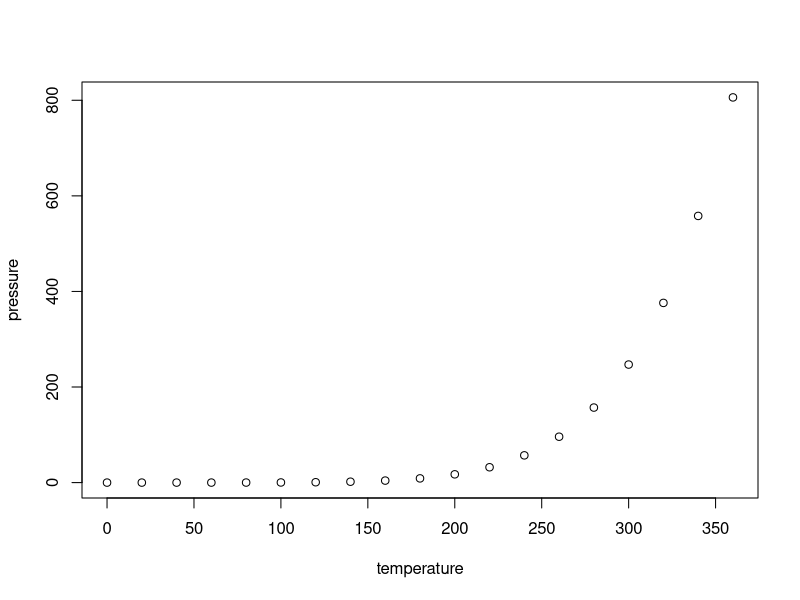
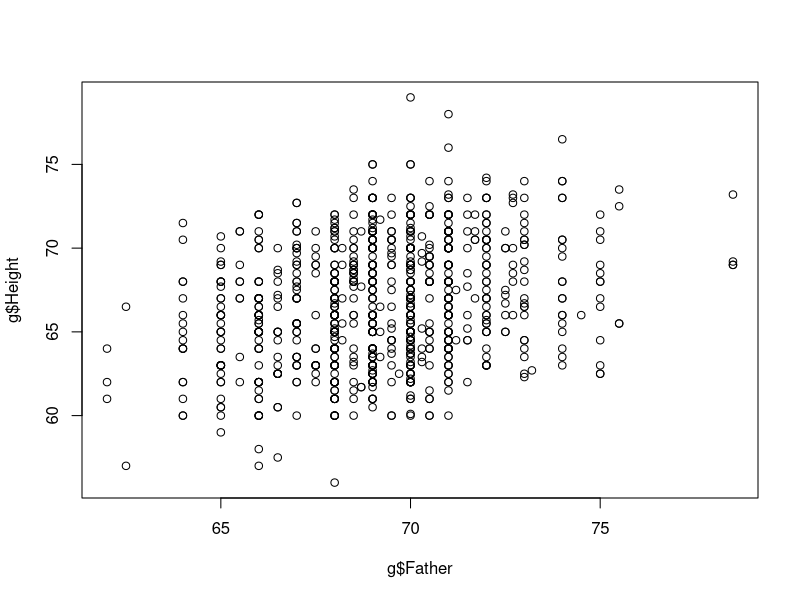

These figures' R source, in order:
## ---- chunk 1
knitr::opts_chunk$set(echo = TRUE)
## ---- chunk 2
summary(cars)
## ---- chunk 3
plot(pressure)
## ---- chunk 4
# Set the path where data is present
#setwd("")
## ---- chunk 5
#7 sep 2019
# Predict chidrens height # 7% variances is explained by fathers height
x<- c(-4,-2,2,4,10)
y<- c(-2,4,2,6,8)
## ---- chunk 6
summary(lm(y~x))

## ---- chunk 7
#id<-"https://drive.google.com/file/d/0B0ELS_iT9i-2ckgzTkNVQUVWRWs/view"
#g<-read.csv(sprintf("galton.csv"))
g <- read.csv("galton.csv")
head(g)
## ---- chunk 8
lr1=lm(Height ~ Father, data = g)
summary(lr1)
## ---- chunk 9
plot(g$Father, g$Height)
## ---- chunk 10
summary(lm(formula=Height ~ Father, data=g))

## ---- chunk 11
gm=g[g$Gender=="M",] # subsetting and keeping male children data only
summary(lm(gm$Height~gm$Father))
## ---- chunk 12
gf=g[g$Gender=="F",] # subsetting and keeping female children data only
summary(lm(gf$Height~gf$Father))
## ---- chunk 13
#Combined gender differentiating model
summary(lm(data=g,formula=Height ~ Father+factor(Gender))) 
## ---- chunk 14
anova(lm(data=g,formula=Height ~ Father+factor(Gender)))
873.1/10642
873.1+10642
873.1/11515.1
## ---- chunk 15
#combined 
anova(lm(data=g,formula=Height ~ Father+factor(Gender)))
872.1+6002.6+4639.4
## ---- chunk 16

## ---- chunk 17

## ---- chunk 18

